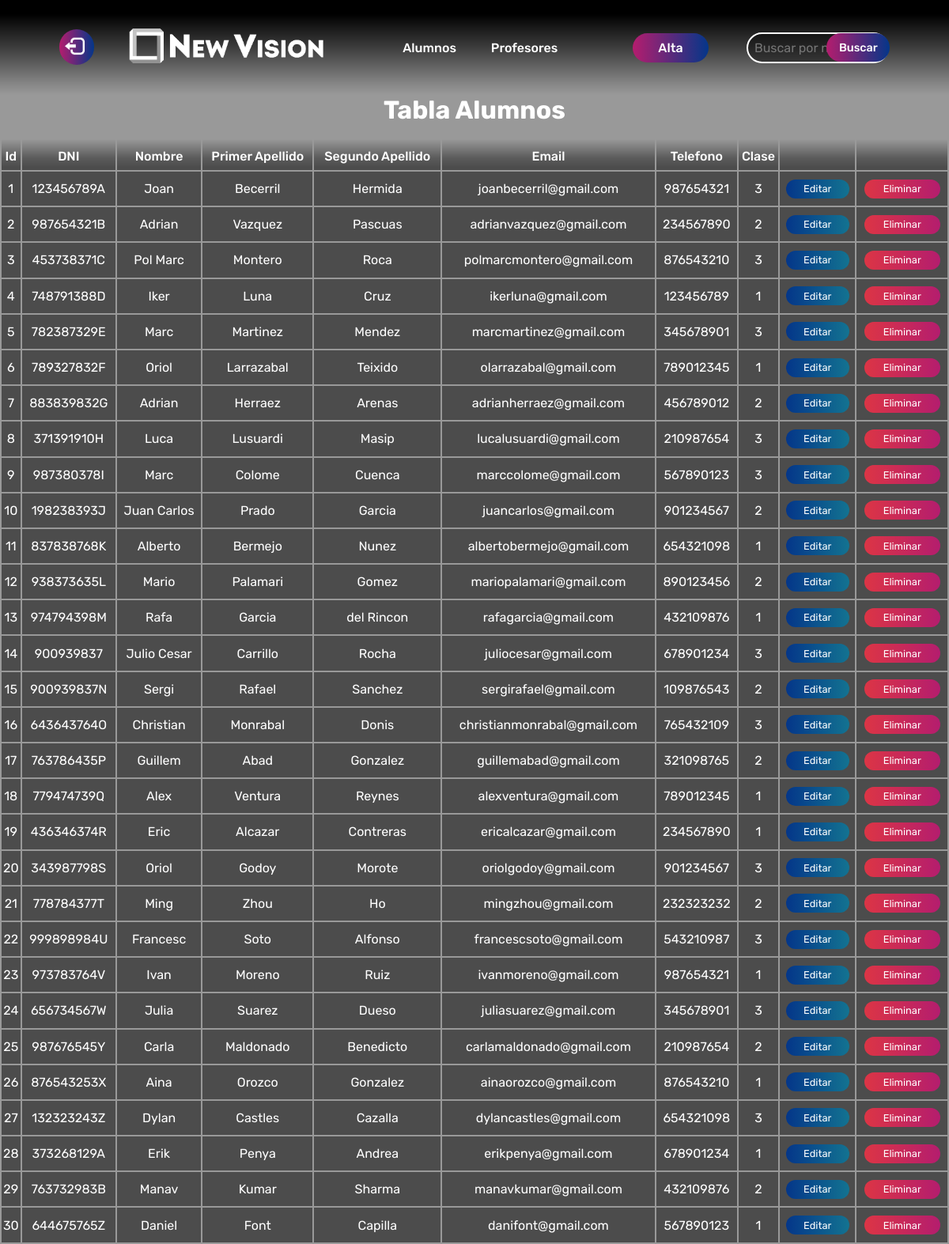
Page /alumnos.php (signed in) on the committed database.
### tables this page shows
CREATE TABLE `alumno` (
  `num_matricula` int(11) NOT NULL,
  `dni_alu` varchar(10) NOT NULL,
  `nombre_alu` varchar(50) NOT NULL,
  `apellido1_alu` varchar(25) NOT NULL,
  `apellido2_alu` varchar(25) NOT NULL,
  `email_alu` varchar(100) NOT NULL,
  `telf_alu` varchar(9) NOT NULL,
  `clase` int(3) NOT NULL
);

### alumnos.php (the view, shortened to what this page needs)
<?php
include "./conexion.php";
$query1 = "SELECT * from alumno";
$result1 = $mysqli->query($query1);
?>
<!DOCTYPE html>
<html lang="en">
<head>
</head>
<body>
    <div id="oscuro">
        <header>
            <div class="flex headerparte1">
                <a href="./salir.php"><button class="logoutboton"><img class="logoutimg" src="./src/LOGOUT.png" alt=""></button></a>
                <a href="./alumnos.php"><img class="nav-logo" src="./src/LOGO/logoletrasgrandes.png" alt=""></a>
            </div>
            <nav class="nav">
                <ul class="nav-links">
                    <li>
                        <a href="#" id="btnAlumnos">Alumnos</a>
                    </li>
                    <li>
                        <a href="#" id="btnProfesores">Profesores</a>
                    </li>
                </ul>
            </nav>
            <div class="altaybuscador flex">
                <a href="#popupalta"><button class="altaboton button flex">Alta</button></a>
                <form class="buscador flex" method="POST" action="">
                    <input type="text" name="nombre" placeholder="Buscar por nombre">
                    <button type="submit" name="buscar">Buscar</button>
                </form>
            </div>
        </header>
        <div class="alumnos">
            <div id="tablaAlumnos">
                <div>
                    <h3 id="titulo">Tabla Alumnos</h3>
                </div>
                <table>
                    <thead>
                        <tr class="noresaltar">
                            <th class="titulos">Id</th>
                            <th class="titulos">DNI</th>
                            <th class="titulos">Nombre</th>
                            <th class="titulos">Primer Apellido</th>
                            <th class="titulos">Segundo Apellido</th>
                            <th class="titulos">Email</th>
                            <th class="titulos">Telefono</th>
                            <th class="titulos">Clase</th>
                            <th class="titulos"></th>
                            <th class="titulos"></th>
                        </tr>
                    </thead>
                    <tbody>
                        <?php
                        if ($result1) {
                            while ($row = $result1->fetch_assoc()) {
                                echo "<tr>";
                                echo "<td>" . $row["num_matricula"] . "</td>";
                                echo "<td>" . $row["dni_alu"] . "</td>";
                                echo "<td>" . $row["nombre_alu"] . "</td>";
                                echo "<td>" . $row["apellido1_alu"] . "</td>";
                                echo "<td>" . $row["apellido2_alu"] . "</td>";
                                echo "<td>" . $row["email_alu"] . "</td>";
                                echo "<td>" . $row["telf_alu"] . "</td>";
                                echo "<td>" . $row["clase"] . "</td>";
                                echo "<td><a href='formEditarAlumnos.php?num_matricula=" . $row["num_matricula"] . "'><button id='editar' class='editar'>Editar</button></a></td>";
                                echo "<td><a href='eliminaralumnos.php?num_matricula=" . $row["num_matricula"] . "'><button id='eliminar'>Eliminar</button></a></td>";
                                echo "</tr>";
                            }
                        }
                        ?>
                    </tbody>
                </table>
            </div>
        </div>
</body>
</html>

### alumnos.php (style rules this page uses)
* { margin: 0; padding: 0; color: white; font-family: 'Rubik', sans-serif; }
html { color: white; font-family: 'Rubik', sans-serif; }
body::before { content: ""; position: fixed; height: 100%; width: 100%; background: url(./src/FONDOCOLOR4.jpg); background-size: cover; z-index: -1; filter: blur(7px); }
header { display: flex; align-items: center; justify-content: space-evenly; width: 100%; background-image: linear-gradient(rgba(0, 0, 0, 1) 15%, rgba(0, 0, 0, 0.6) 50%, rgba(0, 0, 0, 0.1) 90%, transparent 100%); height: 15vh; z-index: 1000; text-align: center; position: fixed; }
.alumnos { padding-top: 15vh; }
#editar { background: linear-gradient(to right, #043689, #137391); width: 10vh; height: 3vh; border-radius: 4vh; font-size: 1.6vh; border: none; transition: all 0.3s; }
#eliminar { background: linear-gradient(to right, #dc3545, #b41d6e); width: 12vh; height: 3vh; border-radius: 4vh; font-size: 1.6vh; border: none; transition: all 0.3s; }
#titulo { text-align: center; font-size: 4vh; margin-bottom: 2vh; }
#oscuro { height: max-content; background-color: rgba(0, 0, 0, 0.4); }
table { text-align: center; width: 100%; align-items: center; justify-content: center; }
.titulos { padding-top: 1.5vh; padding-bottom: 1vh; font-weight: 500; font-size: 2vh; background-image: linear-gradient(transparent 0%, rgba(0, 0, 0, 0.4) 60%, rgba(0, 0, 0, 0.5) 90%); }
td { background-color: rgba(0, 0, 0, 0.5); padding: 1.2vh 0; }
.nav-logo { width: 32vh; cursor: pointer; }
.nav { list-style: none; }
.nav-links { list-style: none; }
.nav-links li { display: inline-block; padding: 0 20px; }
.nav-links li a { transition: all 0.3s ease 0s; }
.altaboton, li, a { font-weight: 500; font-size: 2vh; color: white; text-decoration: none; }
.altaboton { padding: 9px 25px; color: white; background: linear-gradient(to right, #b41d6e, #043689); border: none; width: 12vh; border-radius: 50px; cursor: pointer; transition: all 0.3s ease 0s; }
.flex { display: flex; align-items: center; justify-content: center; }
form { display: block; }
.logoutimg { height: 4vh; margin: 0.6vh; margin-right: 0.9vh; transition: all 0.3s ease 0s; }
.logoutboton { color: white; background: linear-gradient(to right, #b41d6e, #043689); border: none; border-radius: 4vh; cursor: pointer; transition: all 0.3s ease 0s; margin-right: 5vh; }
.buscador { margin-left: 6vh; }
.buscador input { border-style: solid; border-color: white; width: 20vh; padding: 8px; font-size: 16px; background-color: rgba(0, 0, 0, 0.4); color: #fff; border-radius: 4vh; }
.buscador button { margin-left: -5vh; color: white; background: linear-gradient(to right, #b41d6e, #043689); border: none; font-size: 1.8vh; font-weight: 500; height: 4.5vh; width: 10vh; border-radius: 50px; cursor: pointer; transition: all 0.3s ease 0s; }

### rows in the picture
alumno: num_matricula "1", dni_alu "123456789A", nombre_alu "Joan", apellido1_alu "Becerril", apellido2_alu "Hermida", email_alu "joanbecerril@gmail.com", telf_alu "987654321", clase "3"
alumno: num_matricula "2", dni_alu "987654321B", nombre_alu "Adrian", apellido1_alu "Vazquez", apellido2_alu "Pascuas", email_alu "adrianvazquez@gmail.com", telf_alu "234567890", clase "2"
alumno: num_matricula "3", dni_alu "453738371C", nombre_alu "Pol Marc", apellido1_alu "Montero", apellido2_alu "Roca", email_alu "polmarcmontero@gmail.com", telf_alu "876543210", clase "3"
alumno: num_matricula "4", dni_alu "748791388D", nombre_alu "Iker", apellido1_alu "Luna", apellido2_alu "Cruz", email_alu "ikerluna@gmail.com", telf_alu "123456789", clase "1"
alumno: num_matricula "5", dni_alu "782387329E", nombre_alu "Marc", apellido1_alu "Martinez", apellido2_alu "Mendez", email_alu "marcmartinez@gmail.com", telf_alu "345678901", clase "3"
alumno: num_matricula "6", dni_alu "789327832F", nombre_alu "Oriol", apellido1_alu "Larrazabal", apellido2_alu "Teixido", email_alu "olarrazabal@gmail.com", telf_alu "789012345", clase "1"
alumno: num_matricula "7", dni_alu "883839832G", nombre_alu "Adrian", apellido1_alu "Herraez", apellido2_alu "Arenas", email_alu "adrianherraez@gmail.com", telf_alu "456789012", clase "2"
alumno: num_matricula "8", dni_alu "371391910H", nombre_alu "Luca", apellido1_alu "Lusuardi", apellido2_alu "Masip", email_alu "lucalusuardi@gmail.com", telf_alu "210987654", clase "3"
alumno: num_matricula "9", dni_alu "987380378I", nombre_alu "Marc", apellido1_alu "Colome", apellido2_alu "Cuenca", email_alu "marccolome@gmail.com", telf_alu "567890123", clase "3"
alumno: num_matricula "10", dni_alu "198238393J", nombre_alu "Juan Carlos", apellido1_alu "Prado", apellido2_alu "Garcia", email_alu "juancarlos@gmail.com", telf_alu "901234567", clase "2"
alumno: num_matricula "11", dni_alu "837838768K", nombre_alu "Alberto", apellido1_alu "Bermejo", apellido2_alu "Nunez", email_alu "albertobermejo@gmail.com", telf_alu "654321098", clase "1"
alumno: num_matricula "12", dni_alu "938373635L", nombre_alu "Mario", apellido1_alu "Palamari", apellido2_alu "Gomez", email_alu "mariopalamari@gmail.com", telf_alu "890123456", clase "2"
alumno: num_matricula "13", dni_alu "974794398M", nombre_alu "Rafa", apellido1_alu "Garcia", apellido2_alu "del Rincon", email_alu "rafagarcia@gmail.com", telf_alu "432109876", clase "1"
alumno: num_matricula "14", dni_alu "900939837", nombre_alu "Julio Cesar", apellido1_alu "Carrillo", apellido2_alu "Rocha", email_alu "juliocesar@gmail.com", telf_alu "678901234", clase "3"
alumno: num_matricula "15", dni_alu "900939837N", nombre_alu "Sergi", apellido1_alu "Rafael", apellido2_alu "Sanchez", email_alu "sergirafael@gmail.com", telf_alu "109876543", clase "2"
alumno: num_matricula "16", dni_alu "643643764O", nombre_alu "Christian", apellido1_alu "Monrabal", apellido2_alu "Donis", email_alu "christianmonrabal@gmail.com", telf_alu "765432109", clase "3"
alumno: num_matricula "17", dni_alu "763786435P", nombre_alu "Guillem", apellido1_alu "Abad", apellido2_alu "Gonzalez", email_alu "guillemabad@gmail.com", telf_alu "321098765", clase "2"
alumno: num_matricula "18", dni_alu "779474739Q", nombre_alu "Alex", apellido1_alu "Ventura", apellido2_alu "Reynes", email_alu "alexventura@gmail.com", telf_alu "789012345", clase "1"
alumno: num_matricula "19", dni_alu "436346374R", nombre_alu "Eric", apellido1_alu "Alcazar", apellido2_alu "Contreras", email_alu "ericalcazar@gmail.com", telf_alu "234567890", clase "1"
alumno: num_matricula "20", dni_alu "343987798S", nombre_alu "Oriol", apellido1_alu "Godoy", apellido2_alu "Morote", email_alu "oriolgodoy@gmail.com", telf_alu "901234567", clase "3"
alumno: num_matricula "21", dni_alu "778784377T", nombre_alu "Ming", apellido1_alu "Zhou", apellido2_alu "Ho", email_alu "mingzhou@gmail.com", telf_alu "232323232", clase "2"
alumno: num_matricula "22", dni_alu "999898984U", nombre_alu "Francesc", apellido1_alu "Soto", apellido2_alu "Alfonso", email_alu "francescsoto@gmail.com", telf_alu "543210987", clase "3"
alumno: num_matricula "23", dni_alu "973783764V", nombre_alu "Ivan", apellido1_alu "Moreno", apellido2_alu "Ruiz", email_alu "ivanmoreno@gmail.com", telf_alu "987654321", clase "1"
alumno: num_matricula "24", dni_alu "656734567W", nombre_alu "Julia", apellido1_alu "Suarez", apellido2_alu "Dueso", email_alu "juliasuarez@gmail.com", telf_alu "345678901", clase "3"
alumno: num_matricula "25", dni_alu "987676545Y", nombre_alu "Carla", apellido1_alu "Maldonado", apellido2_alu "Benedicto", email_alu "carlamaldonado@gmail.com", telf_alu "210987654", clase "2"
alumno: num_matricula "26", dni_alu "876543253X", nombre_alu "Aina", apellido1_alu "Orozco", apellido2_alu "Gonzalez", email_alu "ainaorozco@gmail.com", telf_alu "876543210", clase "1"
alumno: num_matricula "27", dni_alu "132323243Z", nombre_alu "Dylan", apellido1_alu "Castles", apellido2_alu "Cazalla", email_alu "dylancastles@gmail.com", telf_alu "654321098", clase "3"
alumno: num_matricula "28", dni_alu "373268129A", nombre_alu "Erik", apellido1_alu "Penya", apellido2_alu "Andrea", email_alu "erikpenya@gmail.com", telf_alu "678901234", clase "1"
alumno: num_matricula "29", dni_alu "763732983B", nombre_alu "Manav", apellido1_alu "Kumar", apellido2_alu "Sharma", email_alu "manavkumar@gmail.com", telf_alu "432109876", clase "2"
alumno: num_matricula "30", dni_alu "644675765Z", nombre_alu "Daniel", apellido1_alu "Font", apellido2_alu "Capilla", email_alu "danifont@gmail.com", telf_alu "567890123", clase "1"
